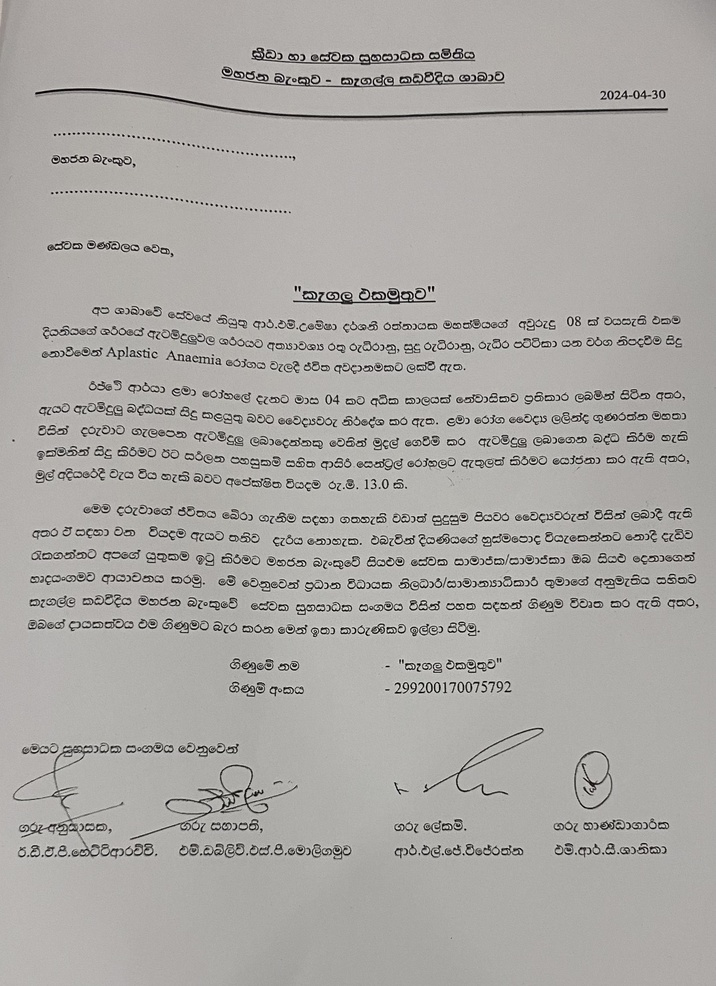
#> input picture inputs/in4.jpeg, 716 x 986 px, shrunk from 1951 x 2686 before the run
$ python signature_extractor.py
#> lines starting #> are read from the running program, lines starting #| are printed output that depends on the picture; after the words box and inside, x2 and y2 are one past the last pixel; in counts of white or black regions, pixels touching at a corner belong together; long printed decimals are rounded
"""Extract signatures from an image."""
# ----------------------------------------------
# --- Author         : Ahmet Ozlu
# --- Mail           : ahmetozlu93@gmail.com
# --- Date           : 17th September 2018
# ----------------------------------------------

import cv2
import matplotlib.pyplot as plt
from skimage import measure, morphology
from skimage.color import label2rgb
from skimage.measure import regionprops
import numpy as np

# the parameters are used to remove small size connected pixels outliar
constant_parameter_1 = 84
constant_parameter_2 = 250
constant_parameter_3 = 100

# the parameter is used to remove big size connected pixels outliar
constant_parameter_4 = 18

# read the input image
img = cv2.imread('./inputs/in4.jpeg', 0)
img = cv2.threshold(img, 127, 255, cv2.THRESH_BINARY)[1]  # ensure binary
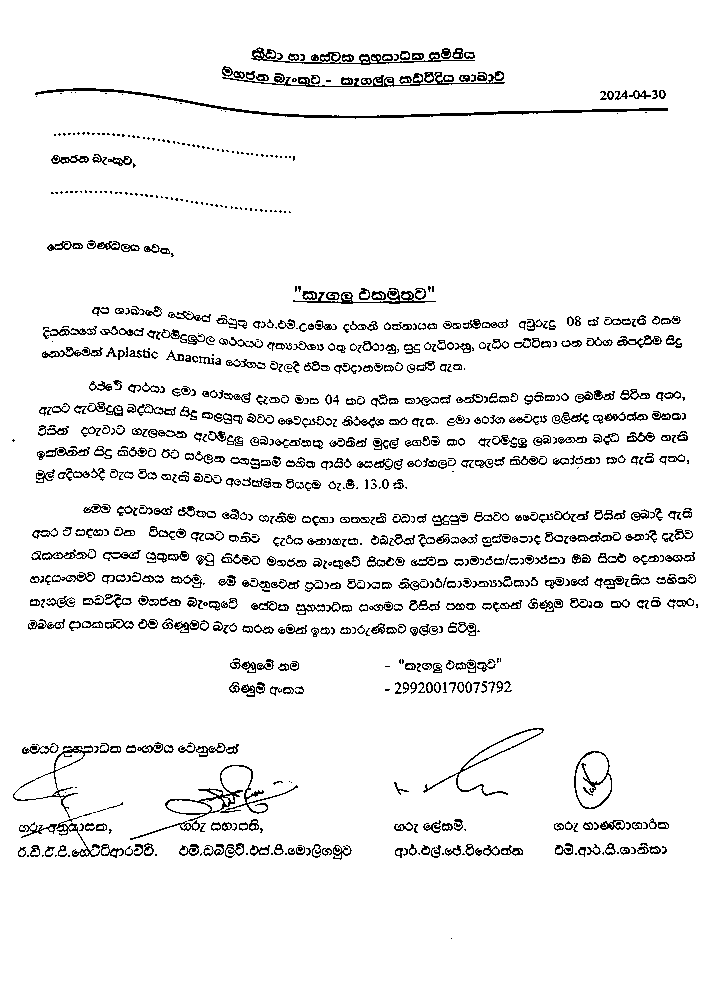
#> img: shape (986, 716); 93.6% white; black in thin lines or dots, all inside (x1, y1, x2, y2) = (12, 47, 698, 939)

# connected component analysis by scikit-learn framework
blobs = img > img.mean()
blobs_labels = measure.label(blobs, background=1)
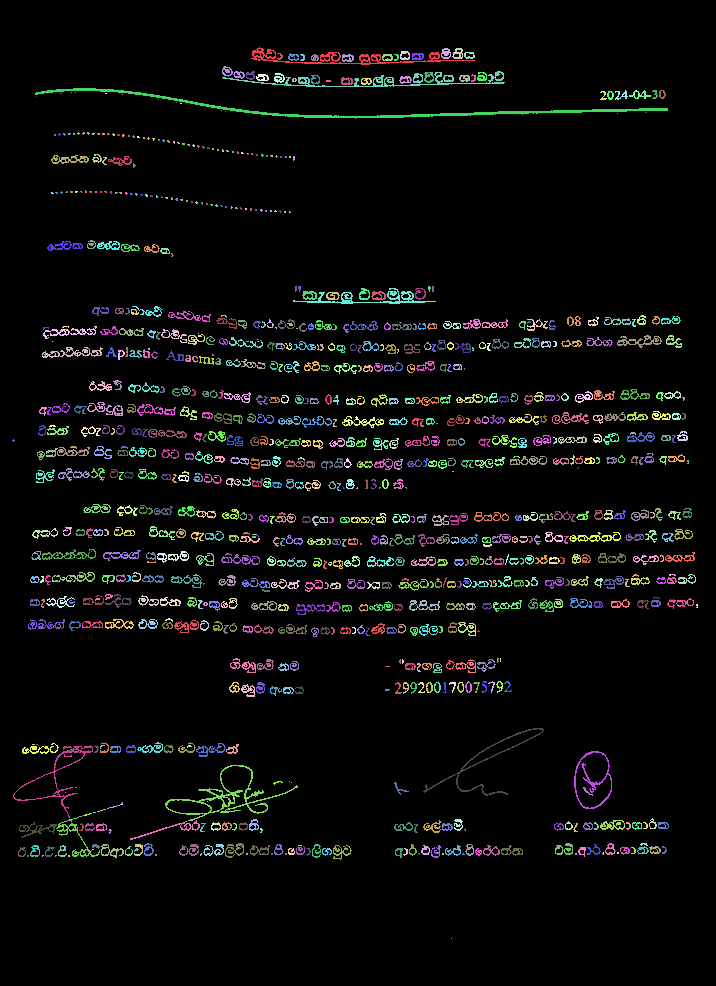
#> blobs_labels: shape (986, 716) int32; 909 distinct labels, from 0 to 908; one colour per label, 0 black
image_label_overlay = label2rgb(blobs_labels, image=img)
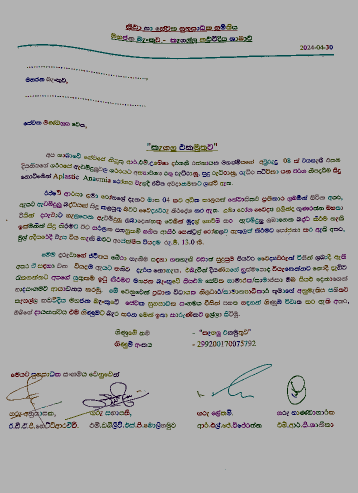
#> image_label_overlay: shape (986, 716, 3) float64 (shown at 1/2 size); mean R, G, B 0.666, 0.664, 0.664

fig, ax = plt.subplots(figsize=(10, 6))

'''
# plot the connected components (for debugging)
ax.imshow(image_label_overlay)
ax.set_axis_off()
plt.tight_layout()
plt.show()
'''

the_biggest_component = 0
total_area = 0
counter = 0
average = 0.0
for region in regionprops(blobs_labels):
    if (region.area > 10):
        total_area = total_area + region.area
        counter = counter + 1
    # print region.area # (for debugging)
    # take regions with large enough areas
    if (region.area >= 250):
        if (region.area > the_biggest_component):
            the_biggest_component = region.area
#> this loop made 908 passes
#> (total_area, the_biggest_component) on passes 1, 15, 28: (750, 750), (2301, 834), (4564, 1701)
#> after the loop, counter = 708; the_biggest_component = 1701; total_area = 44255

average = (total_area/counter)
#> average = 62.51
print("the_biggest_component: " + str(the_biggest_component))
#| the_biggest_component: 1701.0
print("average: " + str(average))
#| average: 62.507

# experimental-based ratio calculation, modify it for your cases
# a4_small_size_outliar_constant is used as a threshold value to remove connected outliar connected pixels
# are smaller than a4_small_size_outliar_constant for A4 size scanned documents
a4_small_size_outliar_constant = ((average/constant_parameter_1)*constant_parameter_2)+constant_parameter_3
#> a4_small_size_outliar_constant = 286
print("a4_small_size_outliar_constant: " + str(a4_small_size_outliar_constant))
#| a4_small_size_outliar_constant: 286.033

# experimental-based ratio calculation, modify it for your cases
# a4_big_size_outliar_constant is used as a threshold value to remove outliar connected pixels
# are bigger than a4_big_size_outliar_constant for A4 size scanned documents
a4_big_size_outliar_constant = a4_small_size_outliar_constant*constant_parameter_4
#> a4_big_size_outliar_constant = 5148.6
print("a4_big_size_outliar_constant: " + str(a4_big_size_outliar_constant))
#| a4_big_size_outliar_constant: 5148.593

# remove the connected pixels are smaller than a4_small_size_outliar_constant
pre_version = morphology.remove_small_objects(blobs_labels, a4_small_size_outliar_constant)
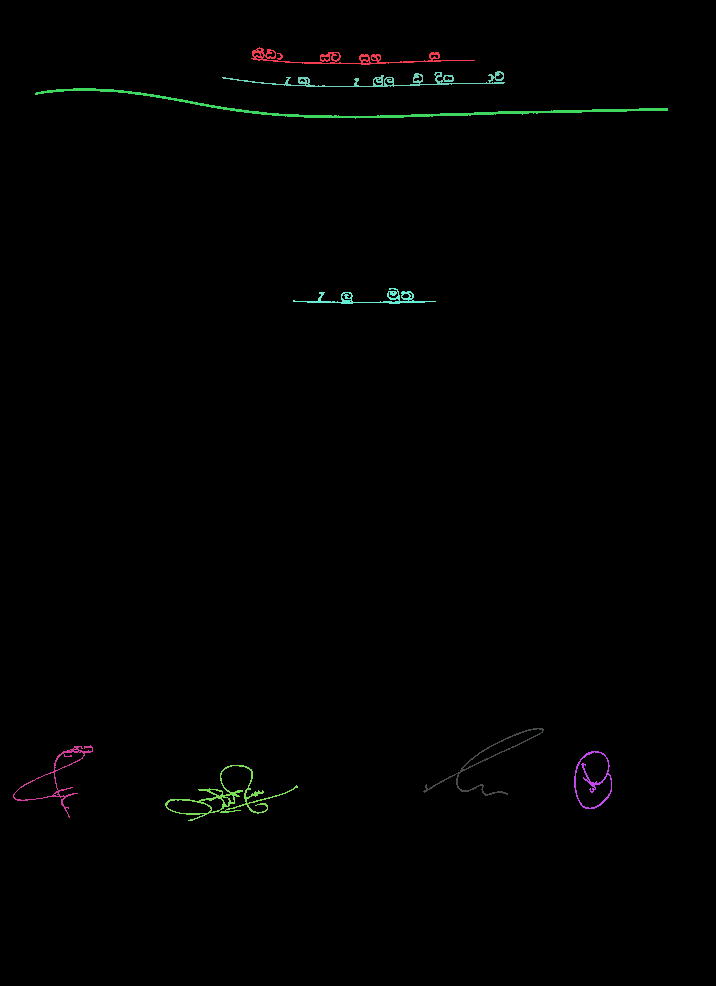
#> pre_version: shape (986, 716) int32; 9 distinct labels, from 0 to 806; one colour per label, 0 black
# remove the connected pixels are bigger than threshold a4_big_size_outliar_constant
# to get rid of undesired connected pixels such as table headers and etc.
component_sizes = np.bincount(pre_version.ravel())
#> component_sizes = 807 values, max 700021 at index 0, min 0 at index 2, mean 874.8
too_small = component_sizes > (a4_big_size_outliar_constant)
too_small_mask = too_small[pre_version]
#> too_small_mask: shape (986, 716) bool; 99.2% white; black in thin lines or dots, all inside (x1, y1, x2, y2) = (13, 47, 668, 821)
pre_version[too_small_mask] = 0
# save the the pre-version which is the image is labelled with colors
# as considering connected components
plt.imsave('pre_version.png', pre_version)
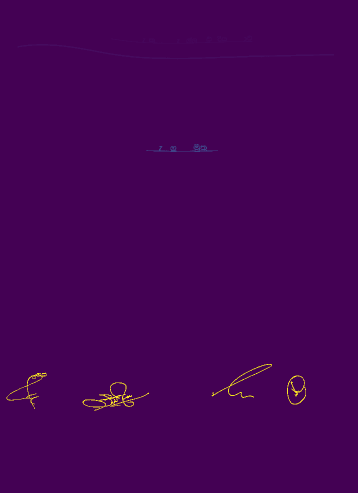
#> saved as pre_version.png: shape (986, 716, 3) (shown at 1/2 size); mean R, G, B 68.6, 1.8, 83.9

# read the pre-version
img = cv2.imread('pre_version.png', 0)
# ensure binary
img = cv2.threshold(img, 0, 255, cv2.THRESH_BINARY_INV | cv2.THRESH_OTSU)[1]
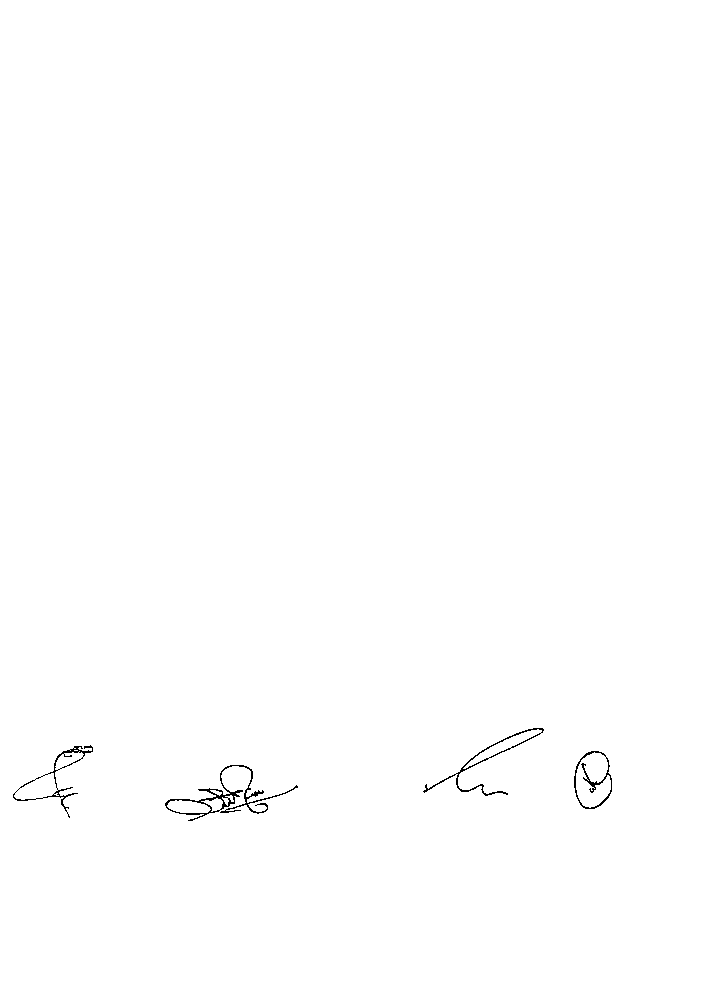
#> img: shape (986, 716); 99.7% white; black in thin lines or dots, all inside (x1, y1, x2, y2) = (13, 728, 612, 821)
# save the the result
cv2.imwrite("./outputs/output.png", img)

$ run again, with inputs/in6.jpeg copied over inputs/in4.jpeg
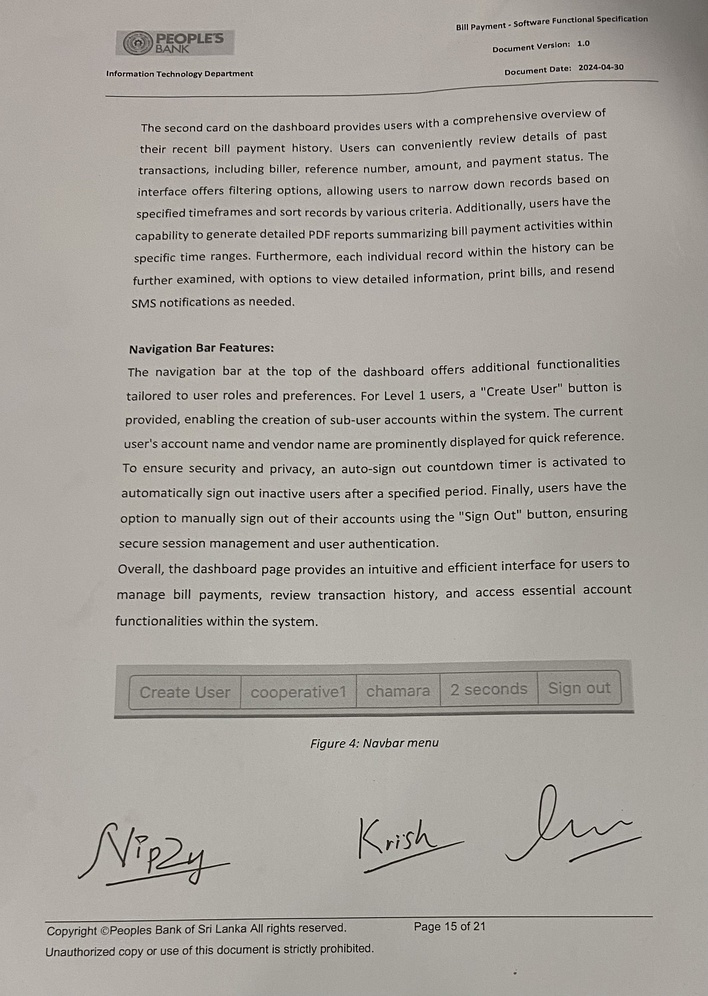
#> input picture inputs/in6.jpeg, 708 x 996 px, shrunk from 1953 x 2746 before the run
#> blobs: shape (996, 708) bool; 93.3% white; black in thin lines or dots
#> blobs_labels: shape (996, 708) int32; 1693 distinct labels, from 0 to 1692
#> the loop `for region in regionprops(blobs_labels):` made 1692 passes
#> (total_area, the_biggest_component) on pass 2: (5151, 5151)
#> after the loop `for region in regionprops(blobs_labels):`: counter = 1404; the_biggest_component = 5151; total_area = 45763
#> average = 32.59
#| the_biggest_component: 5151.0
#| average: 32.595
#> a4_small_size_outliar_constant = 197
#| a4_small_size_outliar_constant: 197.008
#> a4_big_size_outliar_constant = 3546.1
#| a4_big_size_outliar_constant: 3546.146
#> component_sizes = 1591 values, max 692639 at index 0, min 0 at index 1, mean 443.2
#> too_small_mask: shape (996, 708) bool; 99% white; black in thin lines or dots, all inside (x1, y1, x2, y2) = (45, 31, 659, 923)
#> `pre_version[too_small_mask] = 0`:
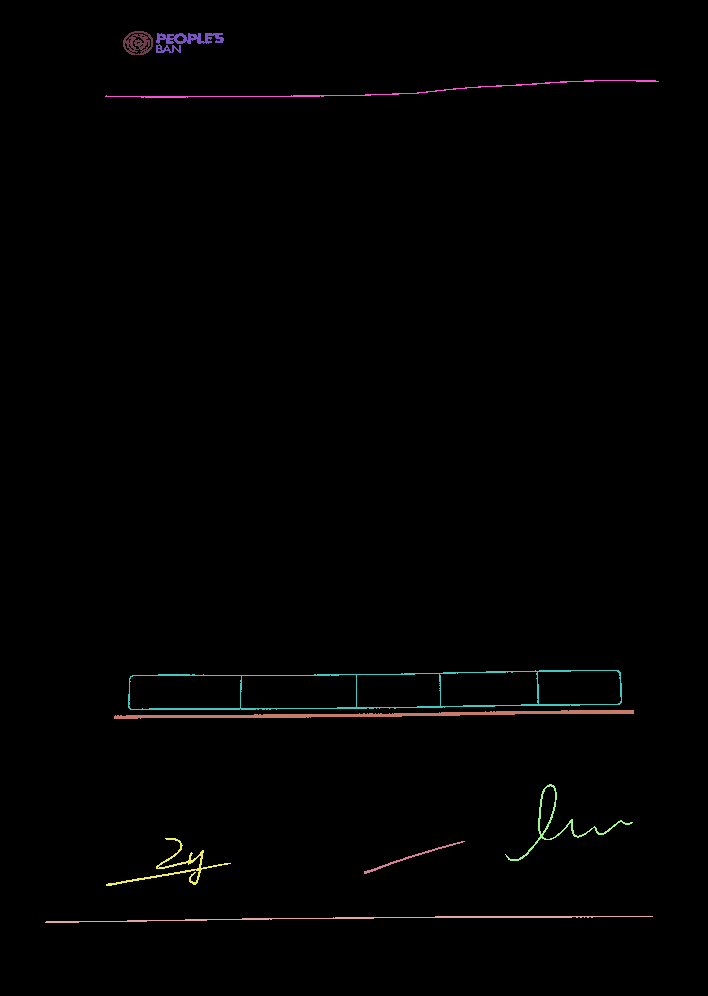
#> pre_version: shape (996, 708) int32; 10 distinct labels, from 0 to 1590; one colour per label, 0 black
#> `img = cv2.threshold(img, 0, 255, cv2.THRESH_BINARY_INV | cv2.THRESH_OT..`:
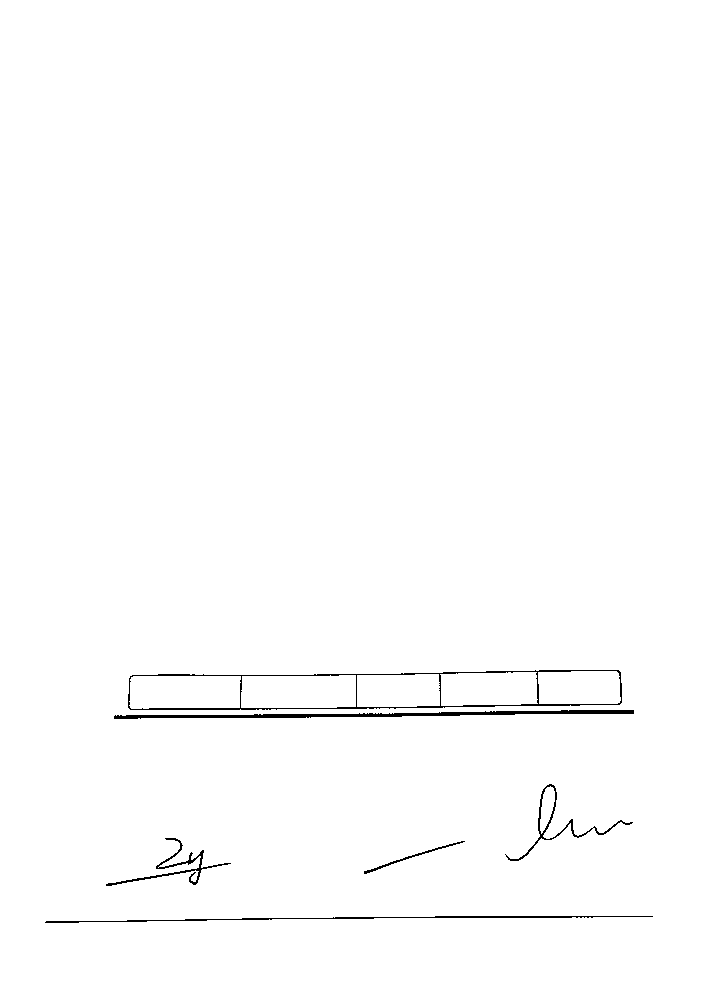
#> img: shape (996, 708); 99.2% white; black in thin lines or dots, all inside (x1, y1, x2, y2) = (45, 670, 653, 923)

$ run again, with inputs/in7.jpeg copied over inputs/in4.jpeg
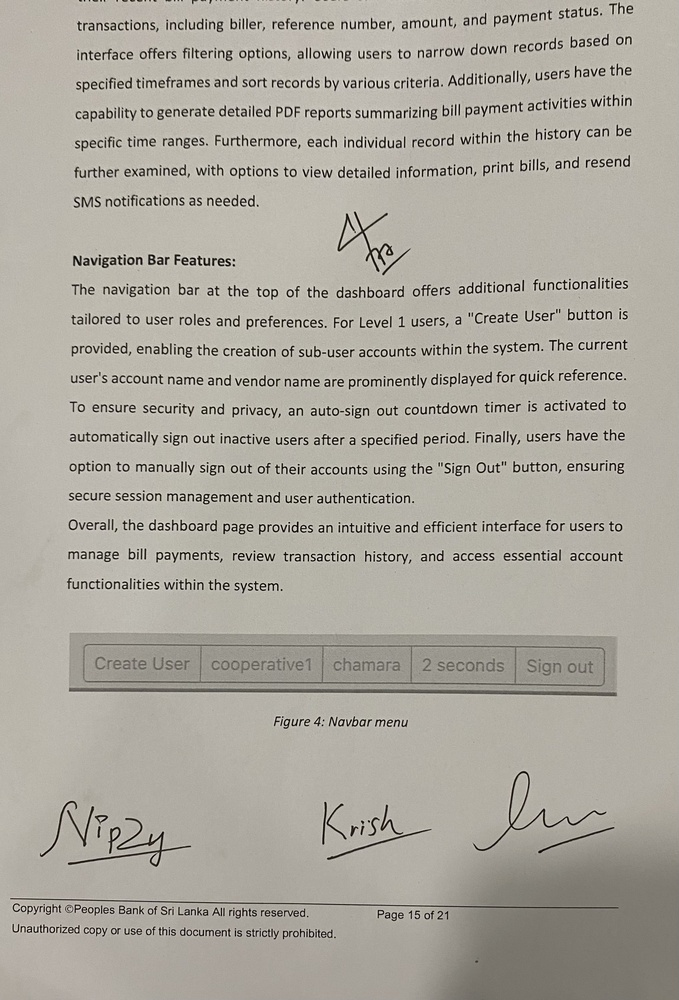
#> input picture inputs/in7.jpeg, 679 x 1000 px, shrunk from 2297 x 3385 before the run
#> blobs: shape (1000, 679) bool; 89.9% white; 1536 black regions (469 under 20 px), largest, box (x1, y1, x2, y2) and area: (10, 868, 679, 1000) 25275, (69, 688, 617, 696) 2031, (83, 644, 605, 687) 1790
#> blobs_labels: shape (1000, 679) int32; 1537 distinct labels, from 0 to 1536
#> the loop `for region in regionprops(blobs_labels):` made 1536 passes
#> total_area on passes 39 to 46: 41, 74, 109, 128, 153, 180, 207, 240
#> after the loop `for region in regionprops(blobs_labels):`: counter = 1277; the_biggest_component = 25275; total_area = 67791
#> average = 53.09
#| the_biggest_component: 25275.0
#| average: 53.086
#> a4_small_size_outliar_constant = 258
#| a4_small_size_outliar_constant: 257.994
#> a4_big_size_outliar_constant = 4643.9
#| a4_big_size_outliar_constant: 4643.900
#> component_sizes = 1412 values, max 648229 at index 0, min 0 at index 1, mean 480.9
#> too_small_mask: shape (1000, 679) bool; 99.2% white; 5 black regions, box (x1, y1, x2, y2) and area: (69, 688, 617, 696) 2031, (83, 644, 605, 687) 1790, (68, 818, 191, 867) 596, (473, 771, 606, 851) 550, (337, 212, 393, 272) 529
#> `pre_version[too_small_mask] = 0`:
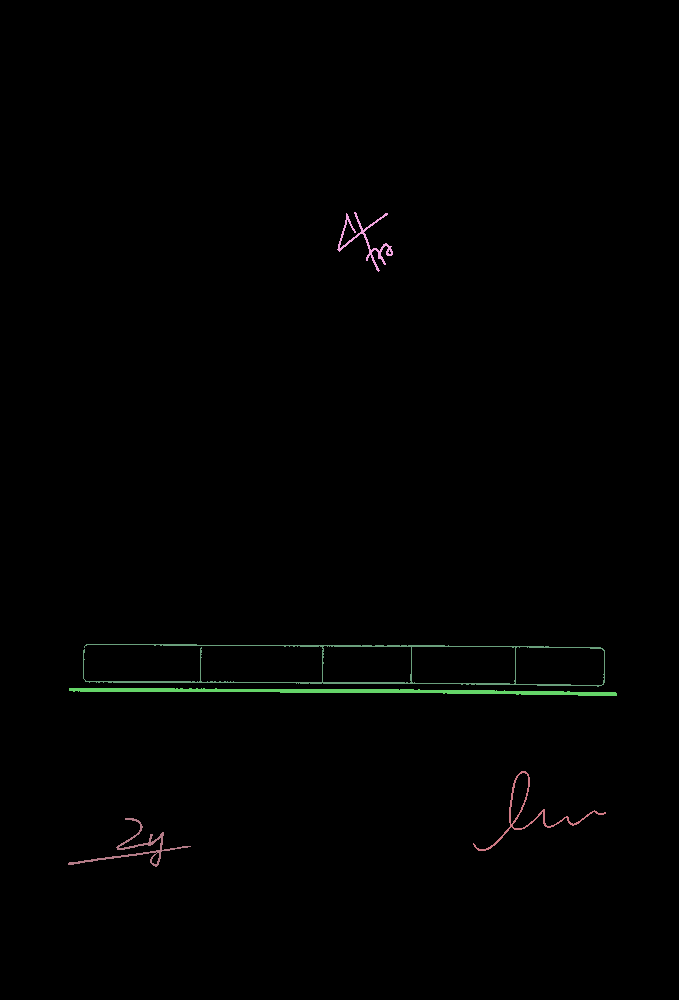
#> pre_version: shape (1000, 679) int32; 6 distinct labels, from 0 to 1402; one colour per label, 0 black
#> `img = cv2.threshold(img, 0, 255, cv2.THRESH_BINARY_INV | cv2.THRESH_OT..`:
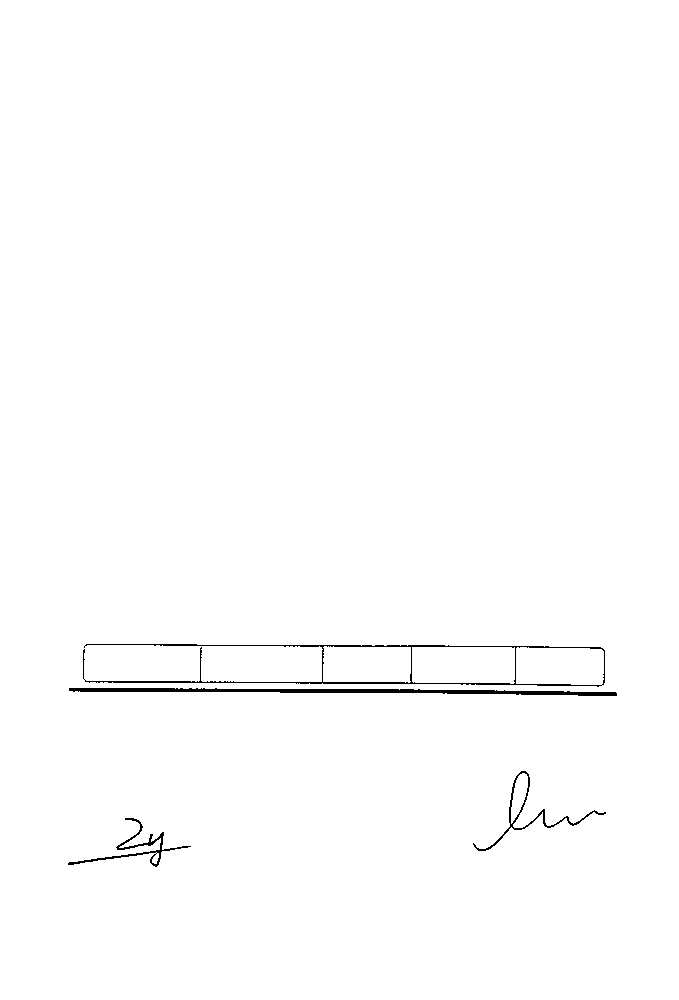
#> img: shape (1000, 679); 99.3% white; 4 black regions, box (x1, y1, x2, y2) and area: (69, 688, 617, 696) 2031, (83, 644, 605, 687) 1790, (68, 818, 191, 867) 596, (473, 771, 606, 851) 550
